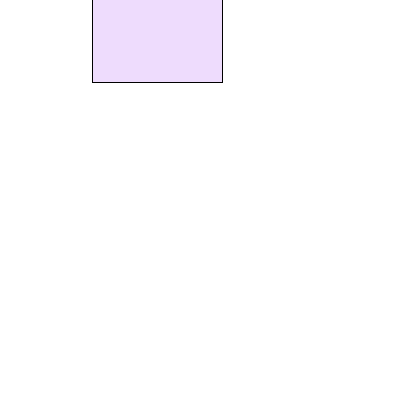
Frame 1 (no input)
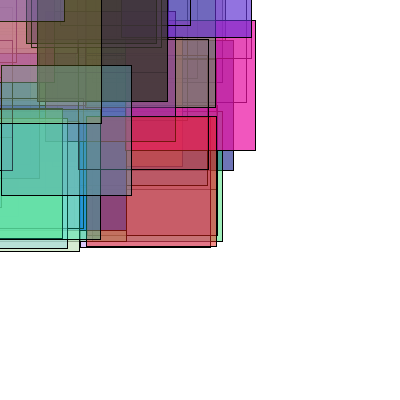
Frame 60 (the mouse pressed at the canvas centre just before this capture)
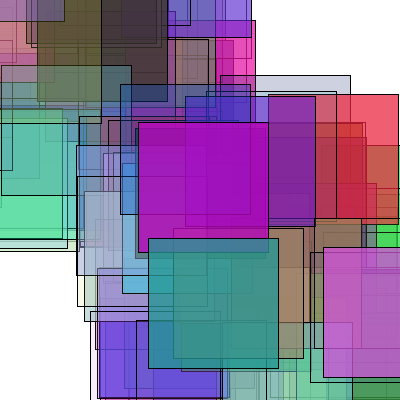
Frame 120 (the mouse held since frame 60 and released just before this capture)

The Processing sketch that drew these frames (run headless with seeded random() and noise(); from frame 60 on, the mouse is pressed at the canvas centre):

// Processing sketch: processing_114020
// ── processing_114020.pde

void setup() {  
  size(400, 400);
  background(255);
  println("Move the mouse to draw");
    }
  void draw(){
  fill (random(255),random(255),random(255),random(200));
  rect (mouseX + random(-130,130), mouseY + random(-130,130),130,130);
  
  }
